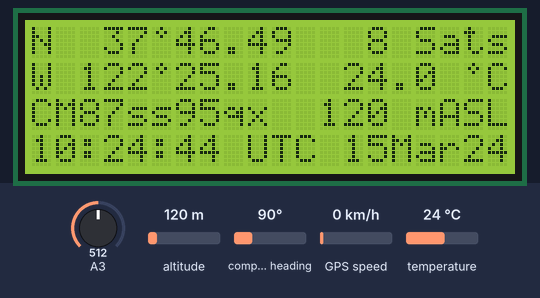
This sketch was run on a simulated Arduino Uno, built with avr-gcc and run on an emulated ATmega328P. On the bench: 20×4 character LCD. Inputs (shaded band) come from the test bench; at power-on: A3 = 512, temperature 24 °C, altitude 120 m, compass heading 90°, GPS speed 0 km/h. The GPS gets a fix after 3 s at 37.7749, -122.4194 with 8 satellites.

Above: at 14.7 s.
14.8 s: A3 set to 306
At 21.3 s:
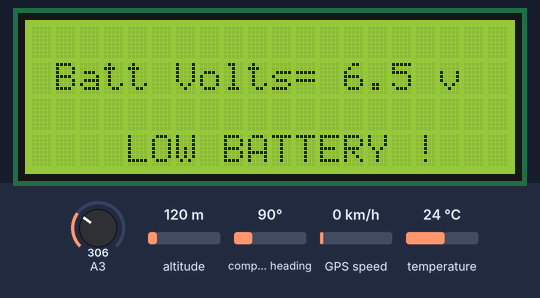
24.4 s: temperature set to 10.7 °C
At 25.6 s:
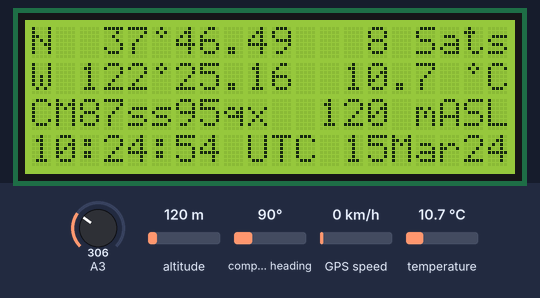
26.0 s: temperature set to 9.5 °C
At 27.1 s:
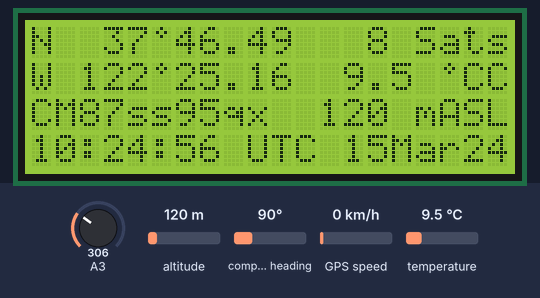
30.3 s: altitude set to 20 m
At 31.6 s:
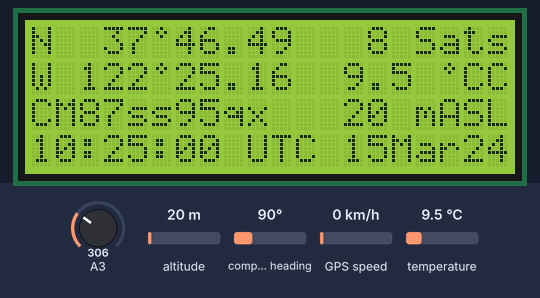
32.3 s: altitude set to 250 m
At 33.6 s:
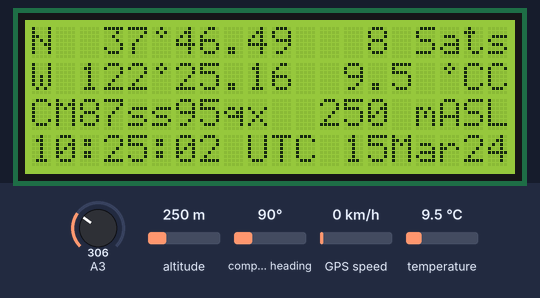
34.3 s: A3 set to 95
At 41.6 s:
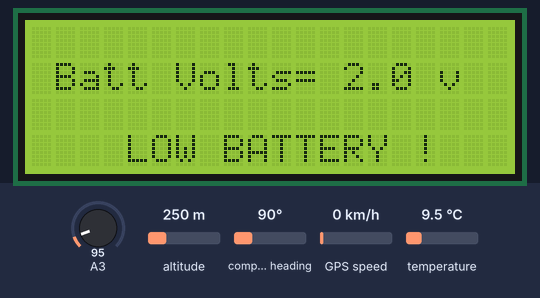
Timing chart, 0 to 43.1 s (numbered marks = the images above; inputs shaded):
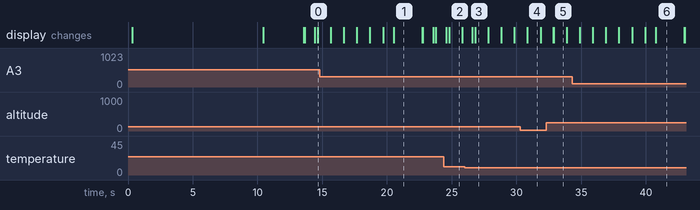

Measured:
- the behaviour switches between 10 and 9.9 °C on temperature (found by bisection; images 2 and 3)
- after the input at 14.8 s, the display: first differs from a run without the input after 5.7 s (image 1)
- after the input at 26.0 s, the display: first changes after 0.59 s (image 3 shows a later state)
- what the display in image 1 shows lasts 2.2 s, from 20.5 s to 22.7 s
- what the display in image 2 shows lasts 1.0 s, from 24.8 s to 25.8 s

The sketch:

VK3ALB_GPS.ino
```cpp
/* A GPS Grid Square readout using a NEO 7M GPS Module
   By Wayne VK5APN 11/07/2018.
   Modified from David's VK5KK version of ON7EQ project. Revised 25/5/2018
   Now using the latest Arduino IDE v1.8.3
   TinyGPS++ can be downloaded from http://arduiniana.org/libraries/tinygpsplus/

   Added i2c and DS-1820 support 22/03/2020, Lou Blasco VK3ALB.

*/

/* TinyGPS++ library uses both the GPGGA and the GPRMC STRING's

     "$GNGGA,123519,4807.03800,N,01131.00000,E,1,08,0.9,545.4,M,46.9,M,,*47"

     GPGGA          Global Positioning System Fix Data
     123519         Fix taken at 12:35:19 UTC
     4807.03800,N   Latitude 48 deg 07.038' N  Note 5 Decimal points
     01131.00000,E  Longitude 11 deg 31.000' E Note 5 Decimal points
     1              Fix quality:0 = invalid
                                1 = GPS fix (SPS) Use for GPS lock
                                2 = DGPS fix
                                3 = PPS fix
                                4 = Real Time Kinematic
                                5 = Float RTK
                                6 = estimated (dead reckoning) (2.3 feature)
                                7 = Manual input mode
                                8 = Simulation mode
     08             Number of satellites being tracked
     0.9            Horizontal dilution of position
     545.4,M        Altitude, Meters, above mean sea level
     46.9,M         Height of geoid (mean sea level) above WGS84 ellipsoid
     (empty field)  Time in seconds since last DGPS update
     (empty field)  DGPS station ID number
      47            The checksum data, always begins with

   If the height of geoid is missing then the altitude should be suspect.
   Some non-standard implementations report altitude with respect to the ellipsoid rather than geoid altitude.
   Some units do not report negative altitudes at all. This is the only sentence that reports altitude.


     $GPRMC,225446,A,4916.45,N,12311.12,W,000.5,054.7,191194,020.3,E*68

     GPRMC          Global Positioning System Fix Data
     225446         Time of fix 22:54:46 UTC
     A              Navigation receiver warning A = OK, V = warning
     4916.45,N      Latitude 49 deg. 16.45 min North
     12311.12,W     Longitude 123 deg. 11.12 min West
     000.5          Speed over ground, Knots
     054.7          Course Made Good deg True
     191194         Date of fix 19 November 1994
     020.3,E        Magnetic variation 20.3 deg East
      68            Mandatory checksum

*/


//////////////////// LIBRARY AND VARIABLES ////////////////////
#include <Wire.h>
#include <LiquidCrystal_I2C.h>
LiquidCrystal_I2C lcd(0x27, 20, 4); // set the LCD address to 0x27 for a 20 chars and 4 line display
#include <OneWire.h>
#include <DallasTemperature.h>

// Setup a oneWire instance to communicate with any OneWire device
OneWire oneWire(4);

// Pass our oneWire reference to Dallas Temperature.
DallasTemperature sensors(&oneWire);
float dsTemp;   // Temperature variable

#include <TinyGPS++.h>
#include <SoftwareSerial.h>

// LCD specific characters 'degrees'

byte degree [8] = {
  B00100,
  B01010,
  B00100,
  B00000,
  B00000,
  B00000,
  B00000,
};

// Voltmeter and low voltage Function: The voltage divider at A3, a maximum of 20 Volts ratio R1/R2 is 3:1
#define R1           (10)   // from GND to A3, express in 100R (10 = 1000 Ohm)
#define R2           (34)   // from + power supply to A3, express in 100R (30 = 3000 Ohm)
#define VoltSupplyMini (105) // Alarm battery voltage setting in 100mV (105 =  10.5 Volts)
unsigned int SupplyVoltage = (0); // Power supply voltage
unsigned long BattCheck = 0;      // Battery Check Interval

// NEO 7M SET TO 9600 Baud
static const int RXPin = 2, TXPin = 3;
#define GPSBaud 9600
SoftwareSerial ss(RXPin, TXPin);// The serial connection to the GPS device

// Global variables
const char* UpperCaseCharString[] = {"A", "B", "C", "D", "E", "F", "G", "H", "I", "J", "K", "L", "M", "N", "O", "P", "Q", "R"};
const char* NumberCharString[] = {"0", "1", "2", "3", "4", "5", "6", "7", "8", "9"};
const char* LowerCaseCharString[] = {"a", "b", "c", "d", "e", "f", "g", "h", "i", "j", "k", "l", "m", "n", "o", "p", "q", "r", "s", "t", "u", "v", "w", "x"};
const char* MonthCharString[] = {"Jan", "Feb", "Mar", "Apr", "May", "Jun", "Jul", "Aug", "Sep", "Oct", "Nov", "Dec"};

float loclatitude;  // variable for LOC calculations
float loclongitude;  // variable for LOC calculations
float RemainderLongA, RemainderLongB, RemainderLongC, RemainderLongD;  // variables for longitudinal grid square calculations
float RemainderLatA, RemainderLatB, RemainderLatC, RemainderLatD;  // variables for latitudinal grid square calculations

// The TinyGPS++ object
TinyGPSPlus gps;


//////////////////// SETUP ////////////////////

void setup()
{
  sensors.begin();  // Start the temperature library
  // Set up the LCD's number of columns and rows
  lcd.init();                      // initialize the lcd
  lcd.backlight();
  // Wait to allow LCD display to init
  delay (200);

  // Set GPS Baud rate
  ss.begin(GPSBaud);

  // Print a message to the LCD.
  lcd.setCursor(6, 0);
  lcd.print("VK3ALB/P");
  lcd.setCursor(0, 1);
  lcd.print("Portable GPS Display");
  lcd.setCursor(4, 2);
  lcd.print("Version 2.03");
  delay (10000);

  // Calculate and Print supply voltage.
  SupplyVoltage = analogRead(A3);        // Read power supply voltage.
  SupplyVoltage = map(SupplyVoltage, 0, 1023, 0, (50 * (R2 + R1) / R1));
  lcd.setCursor(2, 3);
  delay (100);

  lcd.print("Batt Volt=");
  if (SupplyVoltage < 100) {
    lcd.print(" ");
  }
  if (SupplyVoltage < 10) {
    lcd.print(" ");
  }
  lcd.print((SupplyVoltage / 10), DEC);
  lcd.print(".");
  lcd.print((SupplyVoltage) % 10, DEC);
  lcd.print(" v");
  delay (3000);

  // Create special deg character
  lcd.createChar(0, degree);
  PrintTemplate();
}
//////////////////// END SETUP ////////////////////

//////////////////// LOOP ////////////////////

void loop() {

  // Test Battery status
  if ((millis() - BattCheck) > 20000) {  //every 20s check battery
    BattCheck = millis();
    SupplyVoltage = analogRead(A3);        // Read power supply voltage
    SupplyVoltage = map(SupplyVoltage, 0, 1023, 0, (50 * (R2 + R1) / R1));
    if  (SupplyVoltage <= VoltSupplyMini)   {  // We have a low voltage
      lcd.clear();
      lcd.setCursor(1, 1);
      lcd.print("Batt Volts=");
      if (SupplyVoltage < 100) {
        lcd.print(" ");
      }
      if (SupplyVoltage < 10) {
        lcd.print(" ");
      }
      lcd.print((SupplyVoltage / 10), DEC);
      lcd.print(".");
      lcd.print((SupplyVoltage) % 10, DEC);
      lcd.print(" v");
      lcd.setCursor(4, 3);
      lcd.print("LOW BATTERY !");
      digitalWrite(3, HIGH);  /// BEEP
      delay(20);
      digitalWrite(3, LOW);
      delay(20);
      digitalWrite(3, HIGH);
      delay(20);
      digitalWrite(3, LOW);
      delay (2000);
      PrintTemplate();
    }
  }
  // End BattCheck

  LCDprint();

}
//////////////////// END LOOP ////////////////////

//////////////////// LCDPrint ////////////////////
void LCDprint() {

  // Dispatch incoming characters
  while (ss.available() > 0)
    gps.encode(ss.read());

  // First lines Latitude
  if (gps.location.isUpdated())
  {
    lcd.setCursor(0, 0);
    lcd.print(gps.location.rawLat().negative ? "S" : "N");
    lcd.setCursor(3, 0);
    if ((gps.location.rawLat().deg) < 10) { //Lat values between 0 and 90 deg - leading spaces for uniform display formatting.
      lcd.print(" ");
    }
    lcd.print(gps.location.rawLat().deg);
    lcd.write(byte(0));
    if (((gps.location.rawLat().billionths) * 0.00000006) < 10) { //If Less than 10 print a leading zero
      lcd.print("0");
    }
    lcd.print(((gps.location.rawLat().billionths) * 0.00000006), 2); //9 digit number so divide by 1,000,000,000 and multiply by 60 for Minutes or multiply by 0.00000006 and 2 decimal places
    // Second line Longitude
    lcd.setCursor(0, 1);
    lcd.print(gps.location.rawLng().negative ? "W" : "E");
    lcd.setCursor(2 , 1);
    if ((gps.location.rawLng().deg) < 100) { //Lon values between 0 and 180 deg - leading spaces for uniform display formatting.
      lcd.print(" ");
    }
    if ((gps.location.rawLng().deg) < 10) {
      lcd.print(" ");
    }
    lcd.print(gps.location.rawLng().deg);
    lcd.write(byte(0));
    if (((gps.location.rawLng().billionths) * 0.00000006) < 10) { //If Less than 10 print a leading zero
      lcd.print("0");
    }
    lcd.print(((gps.location.rawLng().billionths) * 0.00000006), 2); //9 digit number so divide by 1,000,000,000 and multiply by 60 for Minutes or multiply by 0.00000006 and 2 decimal places
  }

  // First line Number of Satellites
  else if (gps.satellites.isUpdated())
  {
    lcd.setCursor(15, 0);
    lcd.print(" Sats");
    lcd.setCursor(13, 0);
    if ((gps.satellites.value()) < 10) {
      lcd.print(" ");
    }
    lcd.print(gps.satellites.value());
  }

  // Third line Meters above sea level
  else if (gps.altitude.isUpdated())
  {
    lcd.setCursor(11, 2);
    if ((gps.altitude.meters()) < 1000) {
      lcd.print(" ");
    }
    if ((gps.altitude.meters()) < 100) {
      lcd.print(" ");
    }
    if ((gps.altitude.meters()) < 10) {
      lcd.print(" ");
    }
    lcd.print(gps.altitude.meters(), 0);
    lcd.setCursor(15, 2);
    lcd.print(" mASL");
  }

  // Fourth line UTC Time
  else if (gps.time.isUpdated())
  {
    lcd.setCursor(0, 3);
    if ((gps.time.hour()) < 10) {
      lcd.print("0");
    }
    lcd.print(gps.time.hour());
    lcd.setCursor(2, 3);
    lcd.print(":");
    if ((gps.time.minute()) < 10) {
      lcd.print("0");
    }
    lcd.print(gps.time.minute());
    lcd.setCursor(5, 3);
    lcd.print(":");
    if ((gps.time.second()) < 10) {
      lcd.print("0");
    }
    lcd.print(gps.time.second());

    // Fourth line Time and Date Zone (UTC)
    lcd.setCursor(9, 3);
    lcd.print("UTC");
    {
      sensors.requestTemperatures(); // Get temperature
      dsTemp = sensors.getTempCByIndex(0);
      lcd.setCursor(13, 1);
      lcd.print("    ");
      lcd.setCursor(13, 1);
      lcd.print(dsTemp, 1);
      lcd.print(" ");
      lcd.write(byte(0));
      lcd.print("C");
    }
  }

  // Fourth line UTC Date
  else if (gps.date.isUpdated())
  {
    lcd.setCursor(13, 3);
    if ((gps.date.day()) < 10) {
      lcd.print("0");
    }
    lcd.print(gps.date.day());
    lcd.print(MonthCharString[gps.date.month() - 1]);
    lcd.print(gps.date.year() - 2000);
  }


  // GRID SQUARE LOCATOR CALCULATION //
  /*  The Maidenhead Locator System is a method for identifying positions on the Earth and is commonly used by VHF/UHF enthusiasts.
      A maidenhead locator represents a position on the Earth based on latitude and longitude.  Pairs of characters alternate between
      letters and numbers that indicate a zone or sub-zones.  Longitude values are always first, followed by the latitude for each pair.
      While it is common to represent a location using the first two or three pair’s, additional accuracy can be gained by including the
      fourth or fifth pairs.  Especially when using the higher microwave bands.
  */


  // FIRST PAIR (AA-RR)
  /*  The World is divided into (18) 20 degree Longitudinal by (18) 10 degree Latitudinal Zones commonly known as Fields.
      In order to avoid negative numbers the system also specifies that the latitude is measured from the South Pole to the North Pole
      and longitude is measured eastwards from the antemeridian of Greenwich, giving the Prime Meridian a false easting of 180 degrees
      and the equator a false northing of 90 degrees.  The first character encodes the longitude and the second encodes the latitude
      with letters "A" through "R" (R being the 18th letter of the alphabet).
  */


  // --== NOTE NOTE NOTE ==--  To make it easier to do calculations with, the values are multiplied by 1,000,000 to make the 6 decimal places now a whole number).


  // Remove the negative sign from the longitude location if there is one.
  // West are negative values. For West locations, subtract your location from 180 degrees. For East Locations, add 180 degrees.

  if ((gps.location.rawLng().negative) == 1) {                       // If West then do this, (note: returns a 1 if negative).
    loclongitude = ((180000000 - (gps.location.lng()) * (-1000000)));
  }
  else {                                                             // If East then do this.
    loclongitude = (((gps.location.lng()) * (1000000)) + 180000000);
  }


  // Remove the negative sign from the latitude location if there is one.
  // South are negative values. For South locations, subtract your location from 90 degrees. For North Locations, add 90 degrees.

  if ((gps.location.rawLat().negative) == 1) {                       // If South then do this, (note: returns a 1 if negative).
    loclatitude = ((90000000 - (gps.location.lat()) * (-1000000)));
  }
  else {                                                             // If North then do this.
    loclatitude = (((gps.location.lat()) * (1000000)) + 90000000);
  }

  // Where do you want to place the Grid locator info on the screen.
  lcd.setCursor(0 , 2);

  // FIRST CHARACTER - longitude based (every 20° = 1 gridsq).  Value is the integer of the longitude divided by 20 (degrees in each group).
  lcd.print(UpperCaseCharString[int(loclongitude / 20000000)]);

  // SECOND CHARACTER - latitude based (every 10° = 1 gridsq).  Value is the integer of the latitude divided by 10 (degrees in each group).
  lcd.print(UpperCaseCharString[int(loclatitude / 10000000)]);


  // SECOND PAIR (00-99)
  /*  Each field can be further divided into (10) 2 degree longitudinal by (10) 1 degree latitudinal zones commonly known as squares.
      The first character encodes the longitude and the second encodes the latitude with numbers “0” thru “9”.
  */

  // Need to obtain the Remainders from the previous equations.
  RemainderLongA = loclongitude  -   (20000000 * int (loclongitude / 20000000));
  RemainderLatA = loclatitude  -   (10000000 * int (loclatitude / 10000000));

  // THIRD CHARACTER - longitude based (every 2° = 1 gridsq).  Value is the integer of the longitude remainder from previous calculation divided by 2 (degrees in each group).
  lcd.print(NumberCharString[int(RemainderLongA / 2000000)]);

  // FOURTH CHARACTER - latitude based (every 1° = 1 gridsq).  Value is the integer of the latitude remainder from previous calculation divided by 1 (degrees in each group).
  lcd.print(NumberCharString[int(RemainderLatA / 1000000)]);


  // THIRD PAIR (aa-xx)
  /*  Each field can be further divided into (24) 5 minutes longitudinal by (24) 2.5 minute latitudinal zones.
      The first character encodes the longitude and the second encodes the latitude with letters “a” thru “x” (x being the 24th letter of the alphabet).
  */

  // Need to obtain the Remainders from the previous equations.
  RemainderLongB = RemainderLongA - (2000000 * int(RemainderLongA / 2000000));
  RemainderLatB = RemainderLatA - (1000000 * int(RemainderLatA / 1000000));

  // FIFTH CHARACTER - longitude based (every 5' = 1 gridsq).  Value is the integer of the longitude remainder from previous calculation divided by 2 degrees (2,000,000) which is divided by 24.
  lcd.print(LowerCaseCharString[int(RemainderLongB / (2000000 / 24))]);

  // SIXTH CHARACTER - latitude based (every 2.5' = 1 gridsq)).  Value is the integer of the latitude remainder from previous calculation divided by 1 degrees (1,000,000) which is divided by 24.
  lcd.print(LowerCaseCharString[int(RemainderLatB / (1000000 / 24))]);


  // FOURTH PAIR (00-99)
  /*  Each field can be further subdivided into (10) 30 seconds longitudinal by (10) 15 seconds latitudinal zones.
      The first character encodes the longitude and the second encodes the latitude with numbers “0” thru “9”.
  */

  // Need to obtain the Remainders from the previous equations.
  RemainderLongC = RemainderLongB - ((2000000 / 24) * int(RemainderLongB / (2000000 / 24)));
  RemainderLatC = RemainderLatB - ((1000000 / 24) * int(RemainderLatB / (1000000 / 24)));

  // SEVENTH CHARACTER - longitude based (every 30" = 1 gridsq).  Value is based on the 2 degree sub-grid.
  // Value is the integer of the longitude remainder from previous calculation divided by 2 degrees (2,000,000) which is divided by 240 (divided by 24 previously and now a further 10 (0-9 values)).
  lcd.print(NumberCharString[int(RemainderLongC / (2000000 / 240))]);

  // EIGHTH CHARACTER - latitude based (every 15" = 1 gridsq).  Value is based on the 1 degree sub-grid.
  // Value is the integer of the latitude remainder from previous calculation divided by 1 degrees (1,000,000) which is divided by 240 (divided by 24 previously and now a further 10 (0-9 values)).
  lcd.print(NumberCharString[int(RemainderLatC / (1000000 / 240))]);

  // FIFTH PAIR (aa-xx)
  /*  Each field can be further subdivided into (24) 1.25 seconds longitudinal by (24) 0.625 seconds latitudinal zones.
      The first character encodes the longitude and the second encodes the latitude with letters “a” thru “x” (x being the 24th letter of the alphabet).
  */

  // Need to obtain the Remainders from the previous equations.
  RemainderLongD = RemainderLongC - ((2000000 / 240) * int(RemainderLongC / (2000000 / 240)));
  RemainderLatD = RemainderLatC - ((1000000 / 240) * int(RemainderLatC / (1000000 / 240)));

  // NINTH CHARACTER - longitude based (every 1.25" = 1 gridsq).  Value is based on the 2 degree sub-grid.
  // Value is the integer of the longitude remainder from previous calculation divided by 2 degrees (2,000,000) which is divided by 5760 (divided by 240 previously and now a further 24 (a-x values)).
  lcd.print(LowerCaseCharString[int(RemainderLongD / (2000000 / 5760))]);

  // TENTH CHARACTER - latitude based (every 0.625" = 1 gridsq).  Value is based on the 1 degree sub-grid.
  // Value is the integer of the latitude remainder from previous calculation divided by 1 degrees (1,000,000) which is divided by 5760 (divided by 240 previously and now a further 24 (a-x values)).
  lcd.print(LowerCaseCharString[int(RemainderLatD / (1000000 / 5760))]);
}
////////////////////  END LCDprint ////////////////////

////////////////////  PRINT TEMPLATE ////////////////////

void PrintTemplate()
{
  lcd.clear();

  // 1st Line N/S LATITUDE, No of SATS
  lcd.setCursor(3, 0);
  lcd.print("--");
  lcd.write(byte(0));
  lcd.print("--.--");

  lcd.setCursor(15, 0);
  lcd.print(" Sats");
  lcd.setCursor(13, 0);
  lcd.print("--");

  //2nd Line E/W LONGITUDE, SPEED
  lcd.setCursor(2, 1);
  lcd.print("---");
  lcd.write(byte(0));
  lcd.print("--.--");

  //  lcd.setCursor(12, 1);
  //  lcd.print("---");
  //  lcd.setCursor(18, 1);
  //  lcd.write(byte(0));
  //  lcd.print("C");

  // 3rd Line GRID LOC, ALTITUDE
  lcd.setCursor(0, 2);
  lcd.print("----------");

  lcd.setCursor(11, 2);
  lcd.print("----");
  lcd.setCursor(15, 2);
  lcd.print(" mASL");

  // 4th Line TIME UTC DATE
  lcd.setCursor(0, 3);
  lcd.print("HH:MM:SS");

  lcd.setCursor(9, 3);
  lcd.print("UTC");

  lcd.setCursor(13, 3);
  lcd.print("DDMMMYY");
}
//////////////////// END PRINT TEMPLATE ////////////////////
```
